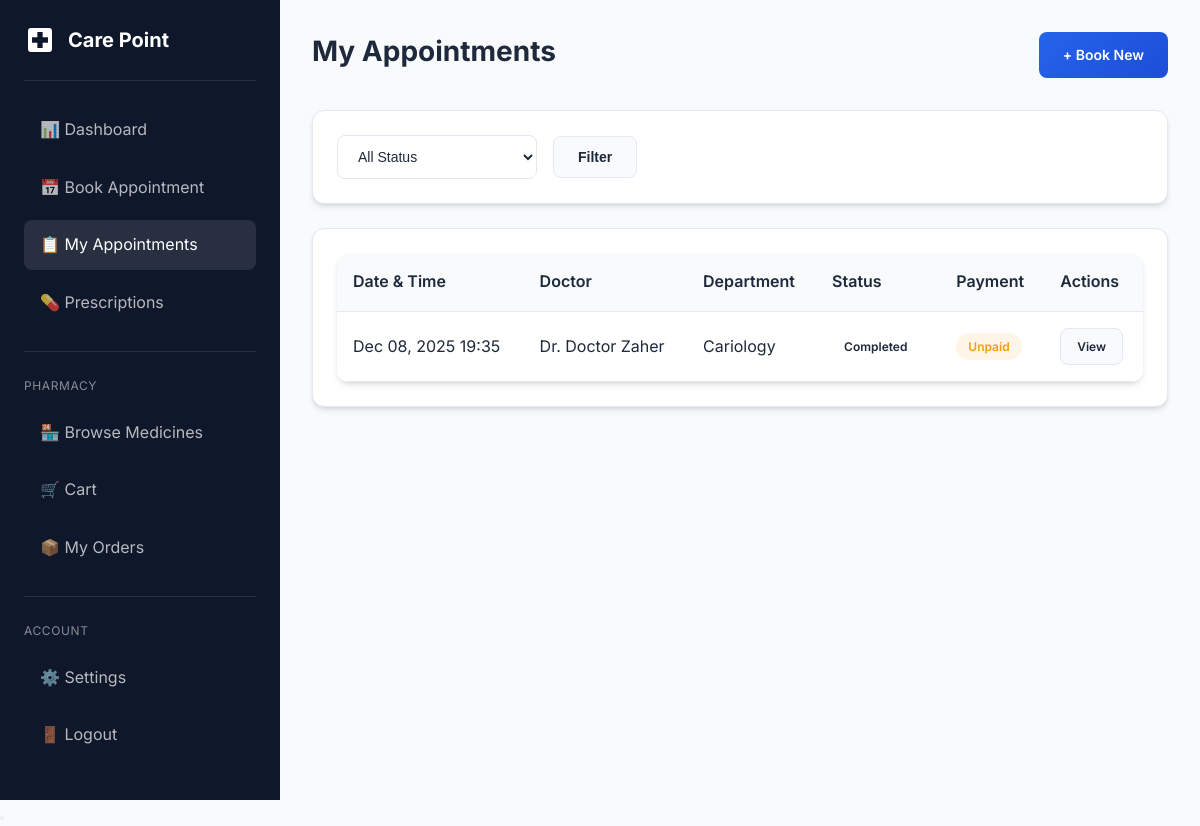
Screenshot of /patient/appointments/ (signed in) with the database file from the repository.
### appointments/models.py (models this page shows, shortened)
class Appointment(models.Model):
    class Status(models.TextChoices):
        PENDING = 'pending', 'Pending'
        CONFIRMED = 'confirmed', 'Confirmed'
        CANCELLED = 'cancelled', 'Cancelled'
        COMPLETED = 'completed', 'Completed'
        NO_SHOW = 'no_show', 'No Show'
    class PaymentStatus(models.TextChoices):
        UNPAID = 'unpaid', 'Unpaid'
        PAID = 'paid', 'Paid'
        REFUNDED = 'refunded', 'Refunded'
    patient = models.ForeignKey(
        'patients.PatientProfile',
        on_delete=models.CASCADE,
        related_name='appointments'
    )
    doctor = models.ForeignKey(
        'doctors.DoctorProfile',
        on_delete=models.CASCADE,
        related_name='appointments'
    )
    department = models.ForeignKey(
        'departments.Department',
        on_delete=models.SET_NULL,
        null=True,
        related_name='appointments'
    )
    scheduled_datetime = models.DateTimeField()
    duration_minutes = models.PositiveIntegerField(default=30)
    status = models.CharField(
        max_length=20,
        choices=Status.choices,
        default=Status.PENDING
    )
    payment_status = models.CharField(
        max_length=20,
        choices=PaymentStatus.choices,
        default=PaymentStatus.UNPAID
    )
    reason = models.TextField(blank=True, help_text="Reason for visit")
    notes = models.TextField(blank=True, help_text="Additional notes")
    created_at = models.DateTimeField(auto_now_add=True)
    updated_at = models.DateTimeField(auto_now=True)
    class Meta:
        ordering = ['-scheduled_datetime']
    @property
    def payment_details(self):
        return {'method': 'Unpaid', 'label': 'Unpaid', 'css': 'warning'}

### doctors/models.py (models this page shows, shortened)
class DoctorProfile(models.Model):
    user = models.OneToOneField(
        settings.AUTH_USER_MODEL,
        on_delete=models.CASCADE,
        related_name='doctor_profile'
    )
    department = models.ForeignKey(
        'departments.Department',
        on_delete=models.SET_NULL,
        null=True,
        blank=True,
        related_name='doctors'
    )
    qualifications = models.CharField(max_length=200, blank=True)
    specialization = models.CharField(max_length=100, blank=True)
    experience_years = models.PositiveIntegerField(default=0)
    bio = models.TextField(blank=True)
    consultation_fee = models.DecimalField(
        max_digits=10,
        decimal_places=2,
        default=500.00
    )
    available_from = models.TimeField(null=True, blank=True)
    available_to = models.TimeField(null=True, blank=True)
    created_at = models.DateTimeField(auto_now_add=True)
    updated_at = models.DateTimeField(auto_now=True)
    @property
    def full_name(self):
        return f"Dr. {self.user.get_full_name() or self.user.username}"

### accounts/models.py (models this page shows, shortened)
class User(AbstractUser):
    class Role(models.TextChoices):
        PATIENT = 'patient', 'Patient'
        DOCTOR = 'doctor', 'Doctor'
        ADMIN = 'admin', 'Admin'
    role = models.CharField(
        max_length=20,
        choices=Role.choices,
        default=Role.PATIENT
    )
    phone = models.CharField(max_length=15, blank=True, null=True)
    is_approved = models.BooleanField(
        default=True,
        help_text='For doctors: set to False until admin approves'
    )
    profile_picture = models.ImageField(
        upload_to='profile_pictures/',
        blank=True,
        null=True
    )
    created_at = models.DateTimeField(auto_now_add=True)
    updated_at = models.DateTimeField(auto_now=True)
    @property
    def is_patient(self):
        return self.role == self.Role.PATIENT
    @property
    def is_admin_user(self):
        return self.role == self.Role.ADMIN or self.is_superuser

### departments/models.py (models this page shows, shortened)
class Department(models.Model):
    name = models.CharField(max_length=100, unique=True)
    slug = models.SlugField(max_length=100, unique=True, blank=True)
    description = models.TextField(blank=True)
    image = models.ImageField(upload_to='departments/', blank=True, null=True)
    is_active = models.BooleanField(default=True)
    created_at = models.DateTimeField(auto_now_add=True)
    updated_at = models.DateTimeField(auto_now=True)
    class Meta:
        ordering = ['name']

### patients/views.py (the view)
# urls.py: path('appointments/', views.appointment_history, name='appointment_history'),
@patient_required
def appointment_history(request):
    patient = request.user.patient_profile
    status_filter = request.GET.get('status', '')
    appointments = Appointment.objects.filter(patient=patient)
    if status_filter:
        appointments = appointments.filter(status=status_filter)
    appointments = appointments.order_by('-scheduled_datetime')
    context = {
        'appointments': appointments,
        'status_filter': status_filter,
    }
    return render(request, 'patients/appointment_history.html', context)

### templates/patients/appointment_history.html (shortened to what this page needs)
{% extends 'base.html' %}
{% load static %}
{% block extra_css %}
        <link rel="stylesheet" href="{% static 'css/style.css' %}">
    {% endblock %}
{% block content %}
<div class="dashboard-layout">
    {% include 'includes/sidebar.html' %}
    <main class="main-content">
        <div class="page-header">
            <h1 class="page-title">My Appointments</h1>
            <a href="{% url 'patients:book_appointment' %}" class="btn btn-primary">+ Book New</a>
        </div>
        <div class="card mb-3">
            <div class="card-body">
                <form method="get" class="d-flex gap-2 align-center">
                    <select name="status" class="form-control" style="max-width: 200px;">
                        <option value="">All Status</option>
                    </select>
                    <button type="submit" class="btn btn-secondary">Filter</button>
                </form>
            </div>
        </div>
        <div class="card">
            <div class="card-body">
                {% if appointments %}
                <div class="table-container">
                    <table>
                        <thead>
                            <tr>
                                <th>Date & Time</th>
                                <th>Doctor</th>
                                <th>Department</th>
                                <th>Status</th>
                                <th>Payment</th>
                                <th>Actions</th>
                            </tr>
                        </thead>
                        <tbody>
                            {% for apt in appointments %}
                            <tr>
                                <td>{{ apt.scheduled_datetime|date:"M d, Y H:i" }}</td>
                                <td>{{ apt.doctor.full_name }}</td>
                                <td>{{ apt.department.name }}</td>
                                <td><span class="badge badge-{{ apt.status }}">{{ apt.get_status_display }}</span></td>
                                <td>
                                    {% with pay_info=apt.payment_details %}
                                    <span class="badge badge-{{ pay_info.css }}">{{ pay_info.label }}</span>
                                    {% endwith %}
                                </td>
                                <td>
                                    <a href="{% url 'patients:appointment_detail' apt.pk %}" class="btn btn-sm btn-secondary">View</a>
                                </td>
                            </tr>
                            {% endfor %}
                        </tbody>
                    </table>
                </div>
                {% else %}
                <div class="empty-state">
                    <p>No appointments found</p>
                    <a href="{% url 'patients:book_appointment' %}" class="btn btn-primary mt-2">Book Your First Appointment</a>
                </div>
                {% endif %}
            </div>
        </div>
    </main>
</div>
{% endblock %}

### static/css/style.css (style rules this page uses)
:root { --primary-color: #2563eb; --primary-dark: #1d4ed8; --primary-light: #3b82f6; --secondary-color: #0891b2; --accent-color: #06b6d4; --success-color: #10b981; --warning-color: #f59e0b; --danger-color: #ef4444; --info-color: #6366f1; --bg-primary: #f8fafc; --bg-secondary: #ffffff; --bg-dark: #1e293b; --bg-darker: #0f172a; --text-primary: #1e293b; --text-secondary: #64748b; --text-light: #94a3b8; --text-white: #ffffff; --border-color: #e2e8f0; --shadow-sm: 0 1px 2px 0 rgb(0 0 0 / 0.05); --shadow-md: 0 4px 6px -1px rgb(0 0 0 / 0.1), 0 2px 4px -2px rgb(0 0 0 / 0.1); --shadow-lg: 0 10px 15px -3px rgb(0 0 0 / 0.1), 0 4px 6px -4px rgb(0 0 0 / 0.1); --shadow-xl: 0 20px 25px -5px rgb(0 0 0 / 0.1), 0 8px 10px -6px rgb(0 0 0 / 0.1); --radius-sm: 0.375rem; --radius-md: 0.5rem; --radius-lg: 0.75rem; --radius-xl: 1rem; --transition: all 0.3s ease; }
* { margin: 0; padding: 0; box-sizing: border-box; }
body { font-family: 'Inter', -apple-system, BlinkMacSystemFont, 'Segoe UI', Roboto, sans-serif; background-color: var(--bg-primary); color: var(--text-primary); line-height: 1.6; }
h1, h2, h3, h4, h5, h6 { font-weight: 600; line-height: 1.3; margin-bottom: 0.5rem; }
h1 { font-size: 2.25rem; }
a { color: var(--primary-color); text-decoration: none; transition: var(--transition); }
.btn { display: inline-flex; align-items: center; justify-content: center; gap: 0.5rem; padding: 0.75rem 1.5rem; font-size: 0.875rem; font-weight: 600; border-radius: var(--radius-md); border: none; cursor: pointer; transition: var(--transition); text-decoration: none; }
.btn-primary { background: linear-gradient(135deg, var(--primary-color), var(--primary-dark)); color: var(--text-white); }
.btn-secondary { background: var(--bg-primary); color: var(--text-primary); border: 1px solid var(--border-color); }
.btn-sm { padding: 0.5rem 1rem; font-size: 0.75rem; }
.card { background: var(--bg-secondary); border-radius: var(--radius-lg); box-shadow: var(--shadow-md); border: 1px solid var(--border-color); overflow: hidden; transition: var(--transition); }
.card-body { padding: 1.5rem; }
.form-control { width: 100%; padding: 0.75rem 1rem; font-size: 0.875rem; border: 1px solid var(--border-color); border-radius: var(--radius-md); background: var(--bg-secondary); color: var(--text-primary); transition: var(--transition); }
.form-control::placeholder { color: var(--text-light); }
select.form-control { cursor: pointer; }
.table-container { overflow-x: auto; border-radius: var(--radius-lg); box-shadow: var(--shadow-md); }
table { width: 100%; border-collapse: collapse; background: var(--bg-secondary); }
th, td { padding: 1rem; text-align: left; border-bottom: 1px solid var(--border-color); }
th { background: var(--bg-primary); font-weight: 600; color: var(--text-primary); white-space: nowrap; }
.badge { display: inline-flex; align-items: center; padding: 0.25rem 0.75rem; font-size: 0.75rem; font-weight: 600; border-radius: 9999px; text-transform: capitalize; }
.badge-warning { background: rgba(245, 158, 11, 0.1); color: var(--warning-color); }
.dashboard-layout { display: flex; min-height: 100vh; }
.main-content { flex: 1; margin-left: 280px; padding: 2rem; }
.page-header { display: flex; justify-content: space-between; align-items: center; margin-bottom: 2rem; }
.page-title { font-size: 1.75rem; font-weight: 700; }
.mb-3 { margin-bottom: 1.5rem; }
.d-flex { display: flex; }
.align-center { align-items: center; }
.gap-2 { gap: 1rem; }

### rows the page displays
Appointment: scheduled_datetime "Dec 08, 2025 19:35", doctor.full_name "Dr. Doctor Zaher", department.name "Cariology", status "Completed", payment_details.label "Unpaid"
